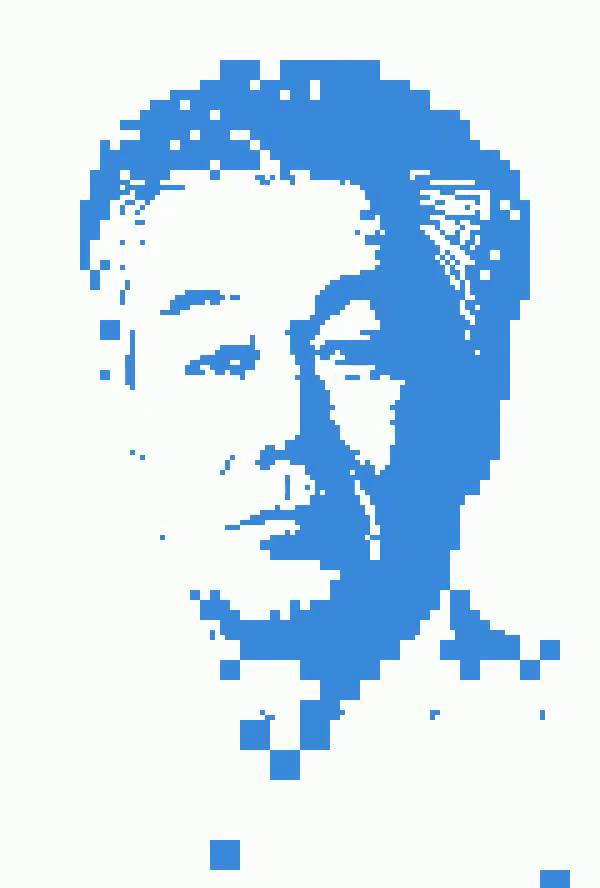
#> input picture frame 3 of reference/wink_mosaic.mp4, 600 x 888 px, given in place of wink3.mov, which was not available
$ python mosaic_video.py
#> lines starting #> are read from the running program, lines starting #| are printed output that depends on the picture; pictures that were not available may be replaced by others from this repository, and a replacement may not be noted
"""
wink 2.mov の各フレームにモザイク処理を適用して wink_mosaic.mp4 を出力する。
カバー.js と同じアルゴリズム（QRなし）。
"""

import cv2
import numpy as np

INPUT  = "reference/wink3.mov"
OUTPUT = "reference/wink_mosaic.mp4"

# ── カバー.js と同じ設定 ──────────────────────────────────────────────────────
FG        = np.array([21,  223, 223], dtype=np.uint8)   # #15DFDF
BG        = np.array([243, 243, 207], dtype=np.uint8)   # #F3F3CF
QR_MOD    = 5
THRESHOLD = 120

OUT_W = 600
OUT_H = 888

QR_CX = OUT_W * 0.50
QR_CY = OUT_H * 0.40

ZONES = [
    (178, QR_MOD    ),
    (277, QR_MOD * 2),
    (355, QR_MOD * 4),
    (459, QR_MOD * 6),
    (float('inf'), QR_MOD * 6),
]

# ── タイルサイズ LUT（各ピクセル位置に対するS値を事前計算）────────────────────
# (OUT_H, OUT_W) の配列で各(y,x)のSを保持
tile_size = np.full((OUT_H, OUT_W), QR_MOD * 6, dtype=np.int32)

xs = np.arange(OUT_W)
ys = np.arange(OUT_H)
cx_arr = xs + QR_MOD / 2         # shape (W,)
cy_arr = ys + QR_MOD / 2         # shape (H,)

# チェビシェフ距離で各セルのSを決定
for bound, S in reversed(ZONES):
    dx = np.abs(cx_arr - QR_CX)  # (W,)
    dy = np.abs(cy_arr - QR_CY)  # (H,)
    d  = np.maximum(dx[np.newaxis, :], dy[:, np.newaxis])  # (H, W)
    mask = d < bound
    tile_size[mask] = S

# ── フレーム処理 ──────────────────────────────────────────────────────────────
def process_frame(frame_bgr):
    """frame_bgr (任意サイズ) → モザイク済み BGR (OUT_W×OUT_H)"""
    # OUT_W×OUT_H にリサイズ
    src = cv2.resize(frame_bgr, (OUT_W, OUT_H), interpolation=cv2.INTER_AREA)

    # グレースケール輝度
    gray = src[:, :, 2] * 0.299 + src[:, :, 1] * 0.587 + src[:, :, 0] * 0.114

    # 出力バッファ（白で初期化）
    out = np.full((OUT_H, OUT_W, 3), BG[::-1], dtype=np.uint8)  # BGR

    # タイルごとに処理（S 単位でスキャン）
    for S in [QR_MOD, QR_MOD*2, QR_MOD*4, QR_MOD*6]:
        for y in range(0, OUT_H, S):
            for x in range(0, OUT_W, S):
                if tile_size[y, x] != S:
                    continue
                ty = min(y + S // 2, OUT_H - 1)
                tx = min(x + S // 2, OUT_W - 1)
                if gray[ty, tx] < THRESHOLD:
                    x2 = min(x + S, OUT_W)
                    y2 = min(y + S, OUT_H)
                    out[y:y2, x:x2] = FG[::-1]

    # ゾーン境界ギャップ補填（ar.jsと同じロジック）
    for y in range(0, OUT_H, QR_MOD):
        for x in range(0, OUT_W, QR_MOD):
            S  = tile_size[y, x]
            ty = (y // S) * S
            tx = (x // S) * S
            if tile_size[ty, tx] != S:
                # 代表タイルが別ゾーン → このセルを個別に描画
                cy = min(y + QR_MOD // 2, OUT_H - 1)
                cx = min(x + QR_MOD // 2, OUT_W - 1)
                if gray[cy, cx] < THRESHOLD:
                    y2 = min(y + QR_MOD, OUT_H)
                    x2 = min(x + QR_MOD, OUT_W)
                    out[y:y2, x:x2] = FG[::-1]

    return out

# ── 動画入出力 ────────────────────────────────────────────────────────────────
cap = cv2.VideoCapture(INPUT)
fps = cap.get(cv2.CAP_PROP_FPS)
total = int(cap.get(cv2.CAP_PROP_FRAME_COUNT))

fourcc = cv2.VideoWriter_fourcc(*'mp4v')
writer = cv2.VideoWriter(OUTPUT, fourcc, fps, (OUT_W, OUT_H))

print(f"入力: {INPUT}  ({total}フレーム, {fps}fps)")
print(f"出力: {OUTPUT}  ({OUT_W}×{OUT_H})")

for i in range(total):
    ret, frame = cap.read()
    if not ret:
        break
    mosaic = process_frame(frame)
    writer.write(mosaic)
    if (i + 1) % 5 == 0 or i == total - 1:
        print(f"  {i+1}/{total} フレーム完了")
#> this loop made 28 passes
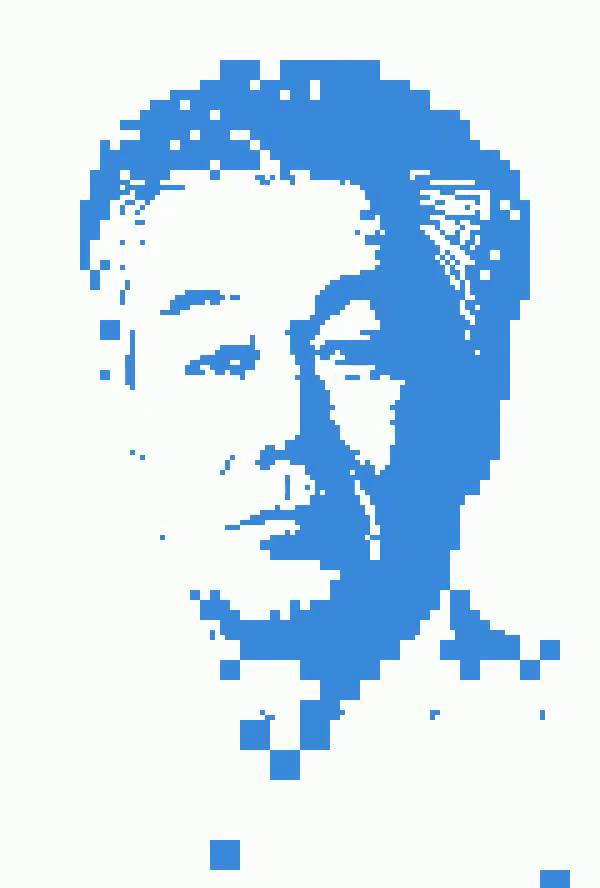
#> input picture frame 3 of reference/wink_mosaic.mp4, 600 x 888 px, given in place of wink3.mov, which was not available
#> pass 1, in process_frame, `gray = src[:, :, 2] * 0.299 + src[:, :, 1] * 0.587 + src[:, :, 0] * 0...`:
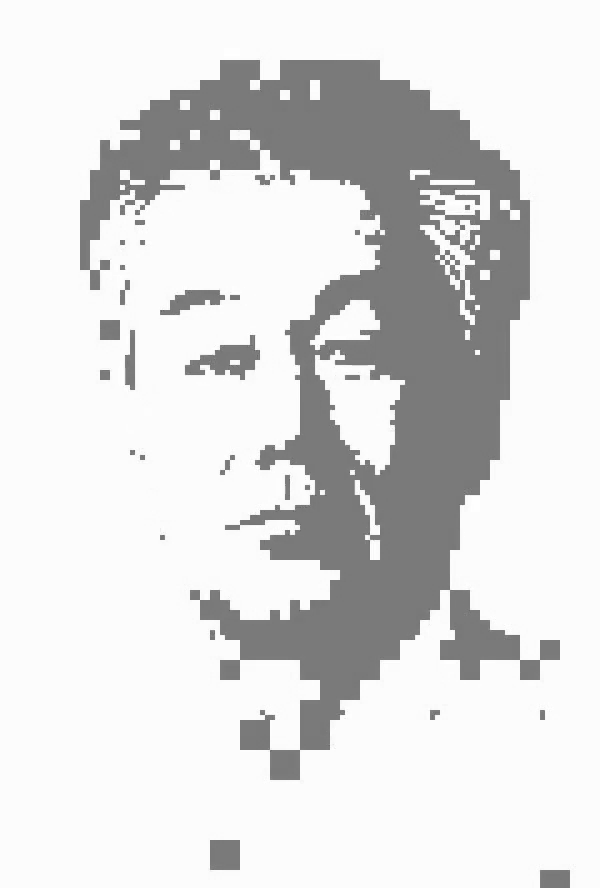
#> gray: shape (888, 600) float64; min 92.22, max 255, mean 220.6
#> pass 1, `mosaic = process_frame(frame)`:
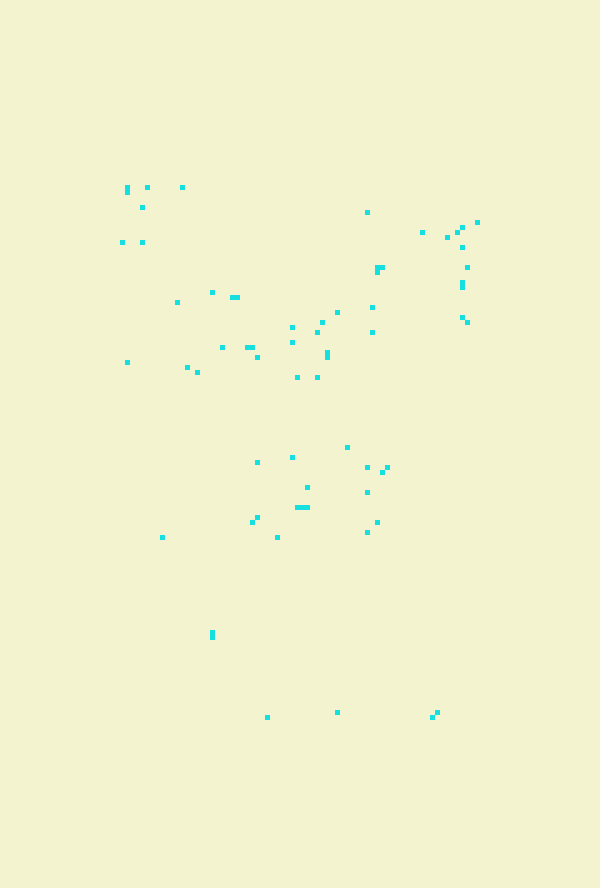
#> mosaic: shape (888, 600, 3); mean B, G, R 207.1, 242.9, 242.3
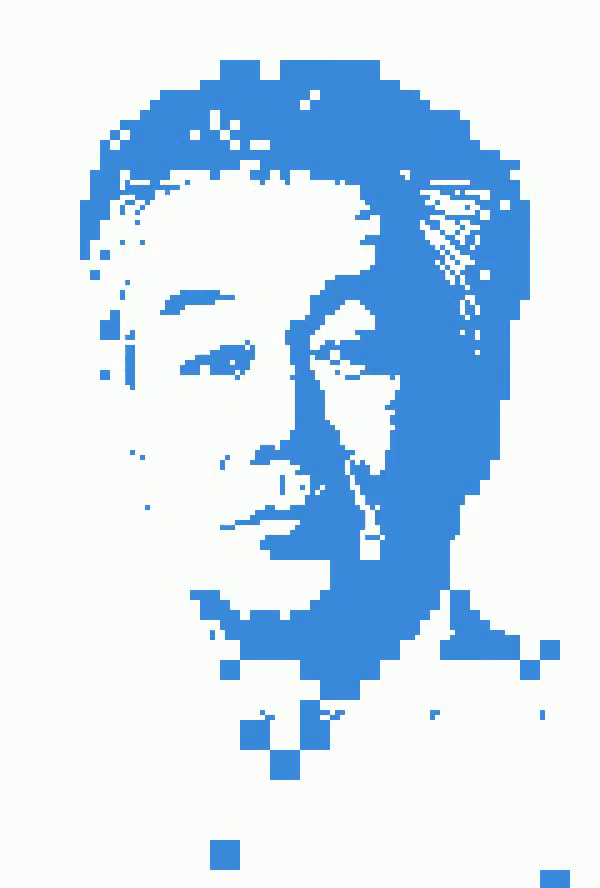
#> input picture frame 4 of reference/wink_mosaic.mp4, 600 x 888 px, given in place of wink3.mov, which was not available
#> pass 2, in process_frame (call 2), `gray = src[:, :, 2] * 0.299 + src[:, :, 1] * 0.587 + src[:, :, 0] * 0...`:
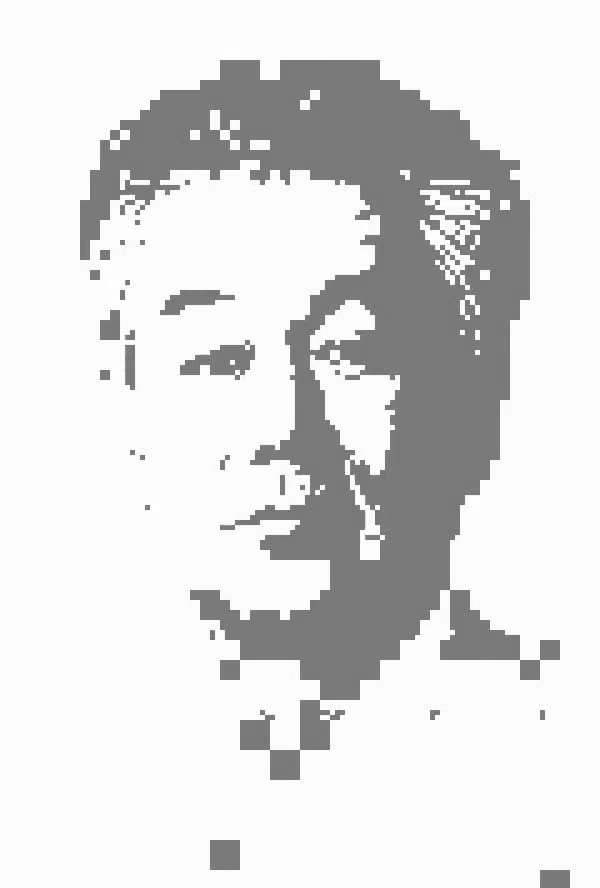
#> gray: shape (888, 600) float64; min 92.22, max 255, mean 220.3

cap.release()
writer.release()

# mp4v は iOS 非対応の場合があるので ffmpeg で H.264 に変換
import subprocess, os
tmp = OUTPUT.replace(".mp4", "_tmp.mp4")
os.rename(OUTPUT, tmp)
subprocess.run([
    "ffmpeg", "-y", "-i", tmp,
    "-vcodec", "libx264", "-pix_fmt", "yuv420p",
    "-preset", "fast", "-crf", "20",
    OUTPUT
], check=True)
#> (this line was passed over: subprocess is not available in this run)
os.remove(tmp)

print(f"\n完了: {OUTPUT}")

$ run again, starting later in the video
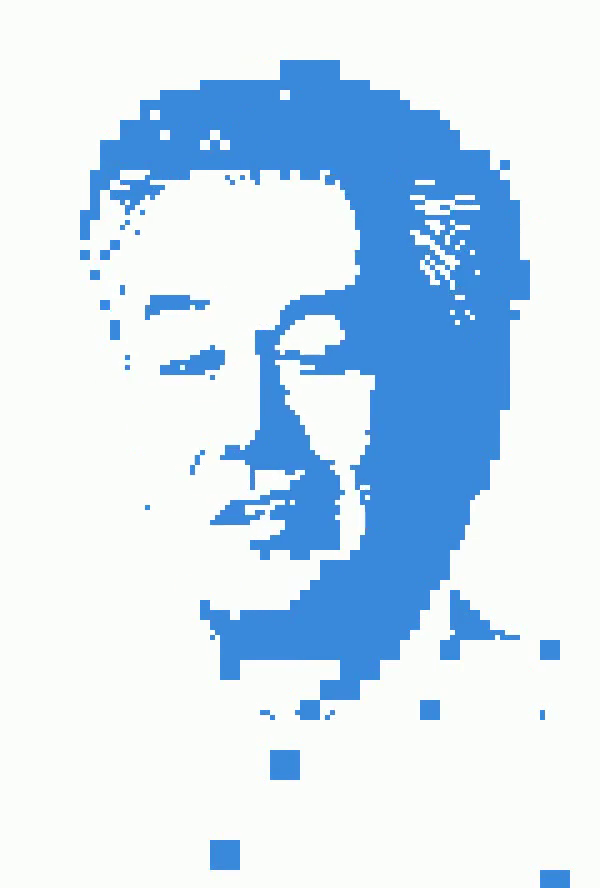
#> input picture frame 13 of reference/wink_mosaic.mp4, 600 x 888 px, given in place of wink3.mov, which was not available
#> the loop `for i in range(total):` made 18 passes
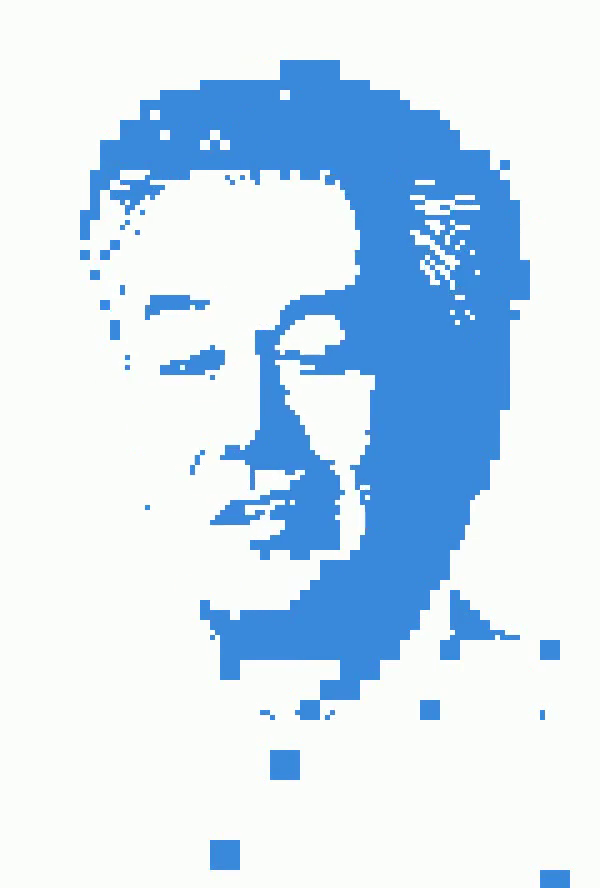
#> input picture frame 13 of reference/wink_mosaic.mp4, 600 x 888 px, given in place of wink3.mov, which was not available
#> pass 1, `mosaic = process_frame(frame)`:
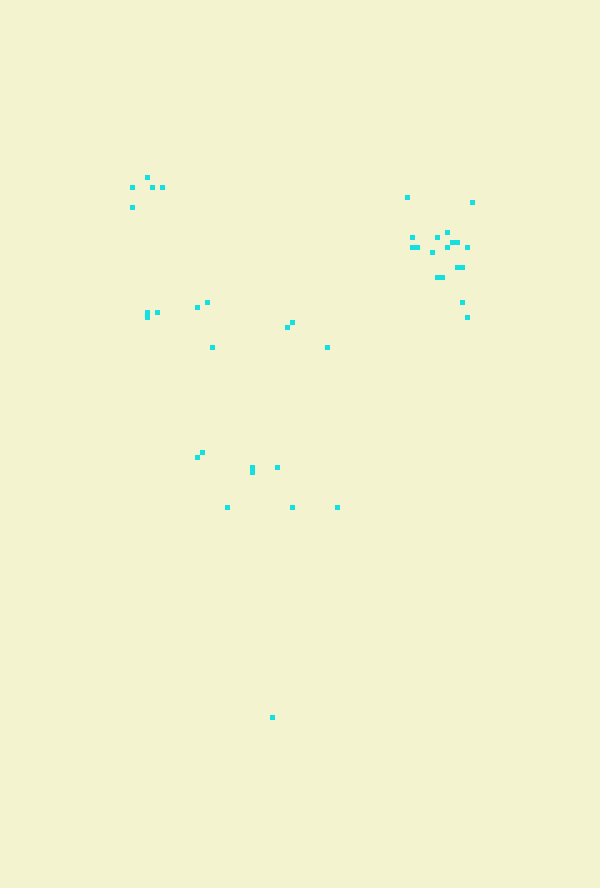
#> mosaic: shape (888, 600, 3); mean B, G, R 207, 243, 242.6
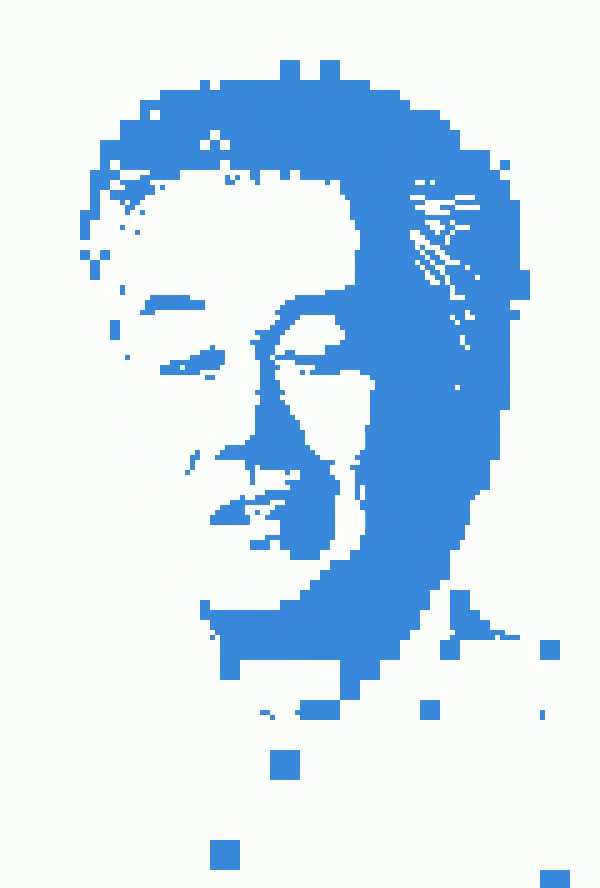
#> input picture frame 14 of reference/wink_mosaic.mp4, 600 x 888 px, given in place of wink3.mov, which was not available

$ run again, starting later in the video
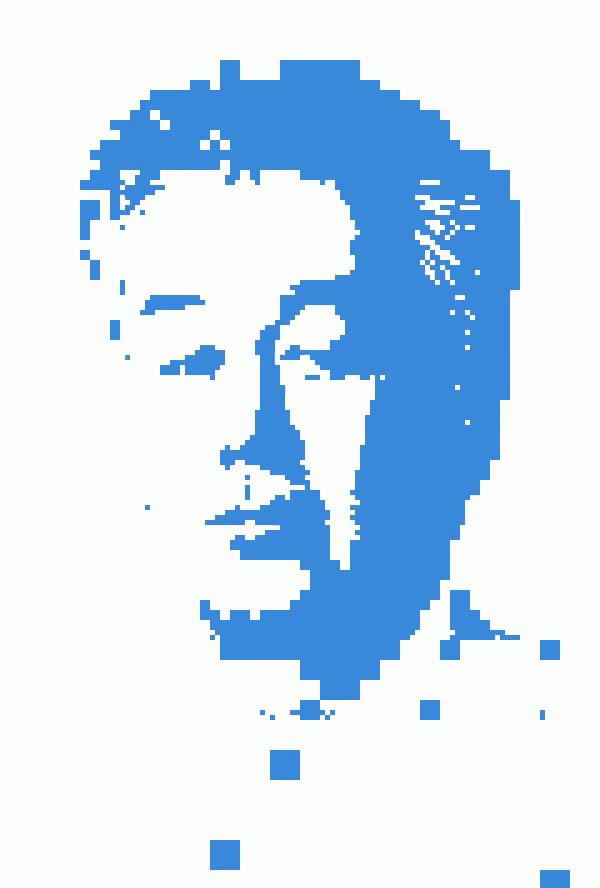
#> input picture frame 24 of reference/wink_mosaic.mp4, 600 x 888 px, given in place of wink3.mov, which was not available
#> the loop `for i in range(total):` made 7 passes
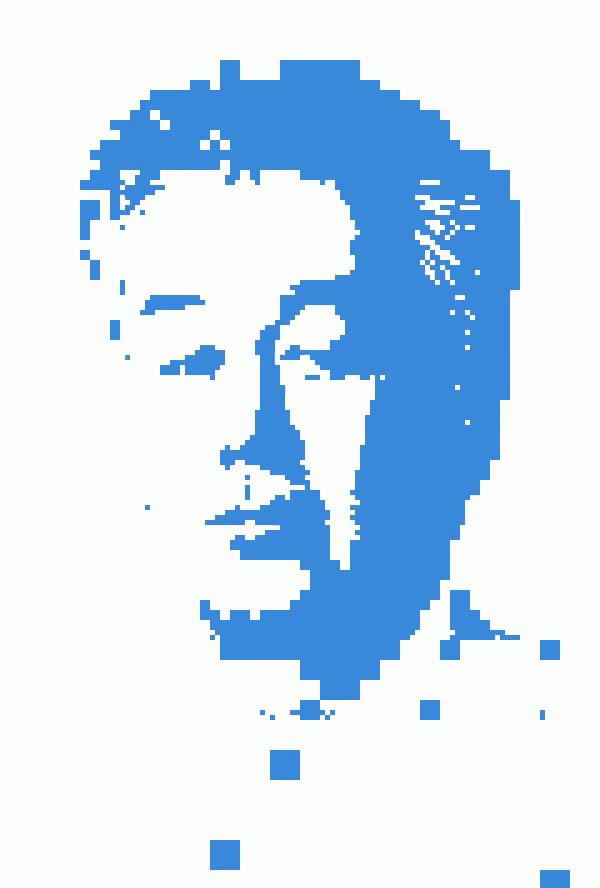
#> input picture frame 24 of reference/wink_mosaic.mp4, 600 x 888 px, given in place of wink3.mov, which was not available
#> pass 1, `mosaic = process_frame(frame)`:
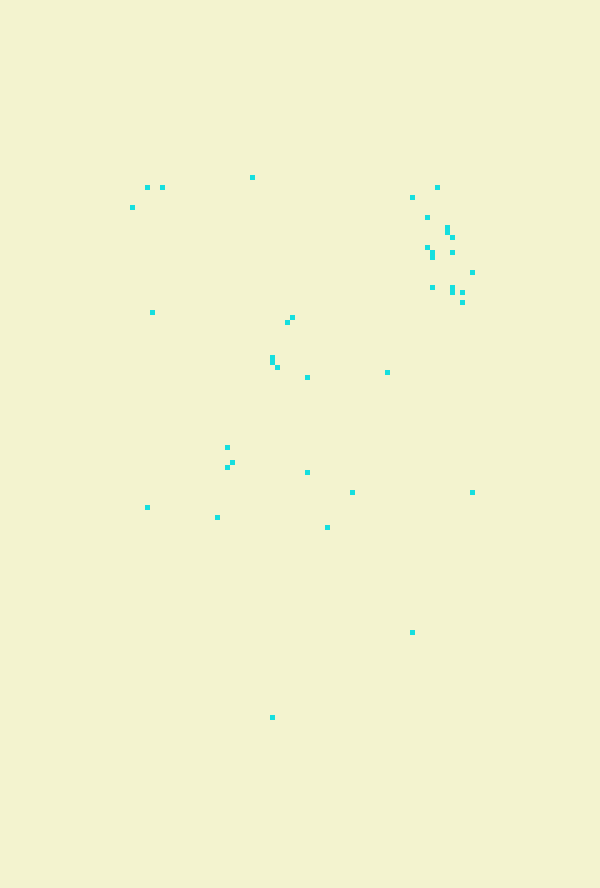
#> mosaic: shape (888, 600, 3); mean B, G, R 207, 243, 242.6
#> pass 2, in process_frame (call 2), `gray = src[:, :, 2] * 0.299 + src[:, :, 1] * 0.587 + src[:, :, 0] * 0...`:
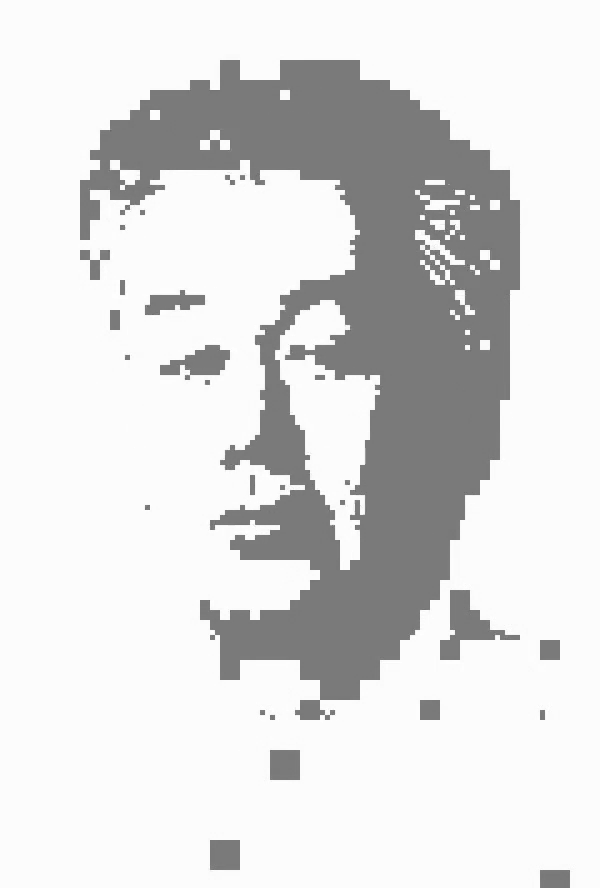
#> gray: shape (888, 600) float64; min 100.3, max 255, mean 220.4
